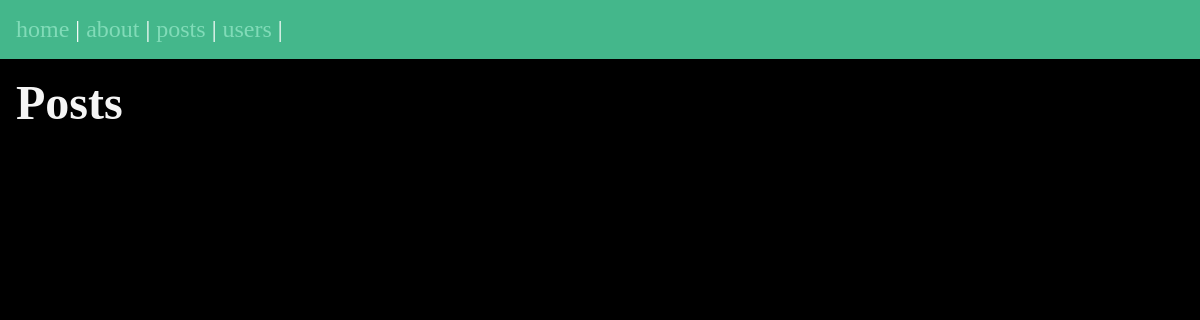
/posts/, run on an earlier commit of the app's database.
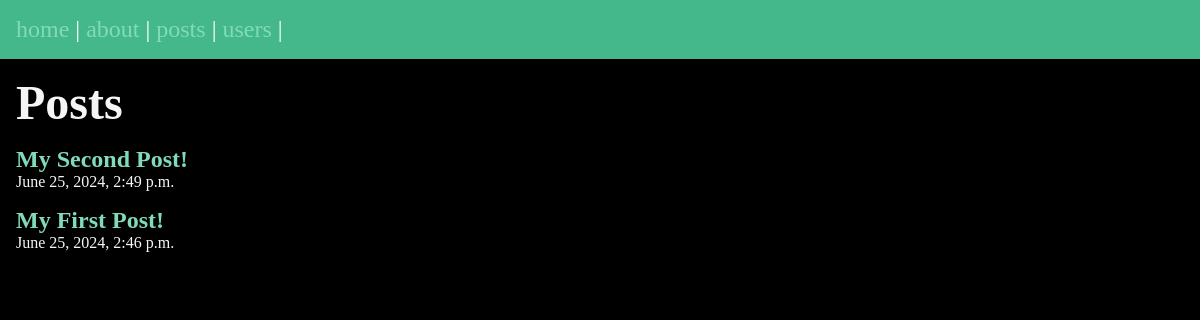
And on a later commit of the database.
### posts/models.py (models this page shows, shortened)
class Post(models.Model):
    title = models.CharField(max_length=75)
    body = models.TextField()
    slug = models.SlugField()
    date = models.DateTimeField(auto_now_add=True)
    banner = models.ImageField(default='fallback.png', blank=True)

### posts/views.py (the view)
# urls.py: path('', views.posts_list, name='list'),
def posts_list(request):
    posts = Post.objects.all().order_by('-date')
    return render(request, 'posts/posts_list.html', {'posts': posts})

### posts/templates/posts/posts_list.html (shortened to what this page needs)
{% extends 'layout.html' %}
{% block content %}
<section>
    <h1>Posts</h1>
    {% for post in posts %}
        <article class='post'>
            <h2>
                <a href="{% url 'posts:page' slug=post.slug %}">
                    {{post.title}}
                </a>
            </h2>
            <p>{{post.date}}</p>
        </article>
    {% endfor %}
</section>
{% endblock %}

What changed in the data, as far as the page shows it:
added Post: title "My Second Post!", date "June 25, 2024, 2:49 p.m."
added Post: title "My First Post!", date "June 25, 2024, 2:46 p.m."
